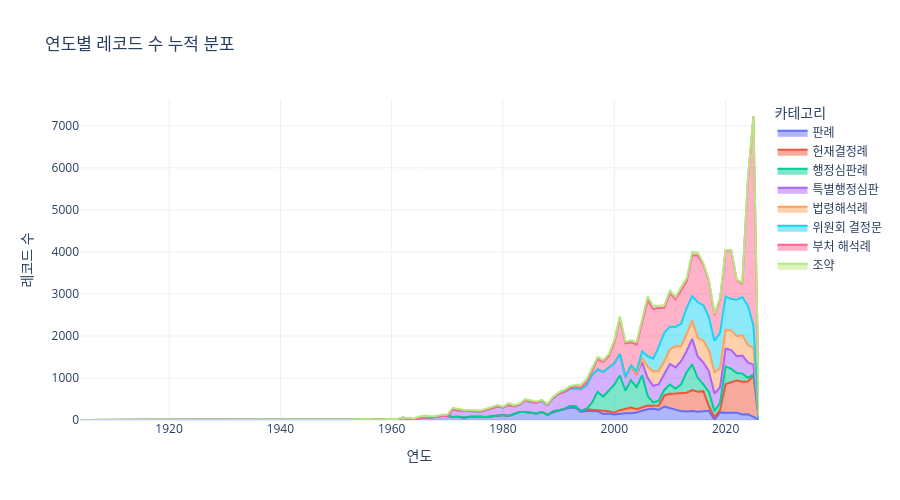

This figure's notebook cell:
### Code cell
# ── 연도별 레코드 수 누적 영역 차트 ─────────────────────
# 모든 카테고리의 연도별 분포를 stacked area로
year_data = []
for cat_key, tr in temporal_results.items():
    for year, count in tr["year_distribution"].items():
        year_data.append({
            "연도": int(year),
            "카테고리": tr["label"],
            "레코드 수": count,
        })

df_year = pd.DataFrame(year_data)

if not df_year.empty:
    fig = px.area(
        df_year,
        x="연도",
        y="레코드 수",
        color="카테고리",
        title="연도별 레코드 수 누적 분포",
        labels={"연도": "연도", "레코드 수": "레코드 수"},
    )
    fig.update_layout(height=500)
    fig.show()

### Figure 1 — Plotly figure (JSON) as saved in the notebook; plotly's stock layout.template omitted (floating-point values rounded to 4 significant figures)
{"data": [{"fillpattern": {"shape": ""}, "hovertemplate": "카테고리=판례<br>연도=%{x}<br>레코드 수=%{y}<extra></extra>", "legendgroup": "판례", "line": {"color": "#636efa"}, "marker": {"symbol": "circle"}, "mode": "lines", "name": "판례", "orientation": "v", "showlegend": true, "stackgroup": "1", "type": "scatter", "x": [1948, 1949, 1950, 1952, 1953, 1954, 1955, 1956, 1957, 1958, 1959, 1960, 1961, 1962, 1963, 1964, 1965, 1966, 1967, 1968, 1969, 1970, 1971, 1972, 1973, 1974, 1975, 1976, 1977, 1978, 1979, 1980, 1981, 1982, 1983, 1984, 1985, 1986, 1987, 1988, 1989, 1990, 1991, 1992, 1993, 1994, 1995, 1996, 1997, 1998, 1999, 2000, 2001, 2002, 2003, 2004, 2005, 2006, 2007, 2008, 2009, 2010, 2011, 2012, 2013, 2014, 2015, 2016, 2017, 2018, 2019, 2020, 2021, 2022, 2023, 2024, 2025], "xaxis": "x", "y": [2, 1, 1, 1, 3, 14, 25, 11, 11, 9, 20, 17, 10, 52, 33, 16, 34, 69, 62, 79, 93, 93, 69, 77, 56, 77, 83, 75, 71, 84, 96, 116, 97, 140, 188, 193, 181, 156, 191, 124, 184, 215, 244, 291, 296, 192, 219, 208, 209, 145, 157, 131, 151, 163, 162, 179, 222, 258, 268, 244, 322, 280, 248, 212, 203, 215, 195, 198, 218, 12, 181, 170, 167, 171, 133, 134, 73], "yaxis": "y"}, {"fillpattern": {"shape": ""}, "hovertemplate": "카테고리=헌재결정례<br>연도=%{x}<br>레코드 수=%{y}<extra></extra>", "legendgroup": "헌재결정례", "line": {"color": "#EF553B"}, "marker": {"symbol": "circle"}, "mode": "lines", "name": "헌재결정례", "orientation": "v", "showlegend": true, "stackgroup": "1", "type": "scatter", "x": [1989, 1990, 1991, 1992, 1993, 1994, 1995, 1996, 1997, 1998, 1999, 2000, 2001, 2002, 2003, 2004, 2005, 2006, 2007, 2008, 2009, 2010, 2011, 2012, 2013, 2014, 2015, 2016, 2017, 2018, 2019, 2020, 2021, 2022, 2023, 2024, 2025], "xaxis": "x", "y": [20, 21, 21, 38, 32, 30, 43, 38, 34, 78, 53, 43, 82, 109, 137, 79, 83, 86, 69, 103, 262, 346, 381, 427, 446, 499, 480, 489, 108, 57, 52, 684, 726, 770, 777, 779, 979], "yaxis": "y"}, {"fillpattern": {"shape": ""}, "hovertemplate": "카테고리=행정심판례<br>연도=%{x}<br>레코드 수=%{y}<extra></extra>", "legendgroup": "행정심판례", "line": {"color": "#00cc96"}, "marker": {"symbol": "circle"}, "mode": "lines", "name": "행정심판례", "orientation": "v", "showlegend": true, "stackgroup": "1", "type": "scatter", "x": [1996, 1997, 1998, 1999, 2000, 2001, 2002, 2003, 2004, 2005, 2006, 2007, 2008, 2009, 2010, 2011, 2012, 2013, 2014, 2015, 2016, 2017, 2018, 2019, 2020, 2021, 2022, 2023, 2024, 2025], "xaxis": "x", "y": [168, 426, 329, 498, 666, 825, 424, 650, 521, 759, 226, 79, 112, 138, 217, 115, 206, 488, 612, 323, 162, 343, 140, 172, 422, 326, 178, 194, 91, 33], "yaxis": "y"}, {"fillpattern": {"shape": ""}, "hovertemplate": "카테고리=특별행정심판<br>연도=%{x}<br>레코드 수=%{y}<extra></extra>", "legendgroup": "특별행정심판", "line": {"color": "#ab63fa"}, "marker": {"symbol": "circle"}, "mode": "lines", "name": "특별행정심판", "orientation": "v", "showlegend": true, "stackgroup": "1", "type": "scatter", "x": [1927, 1948, 1971, 1972, 1973, 1974, 1975, 1976, 1977, 1978, 1979, 1980, 1981, 1982, 1983, 1984, 1985, 1986, 1987, 1988, 1989, 1990, 1991, 1992, 1993, 1994, 1995, 1996, 1997, 1998, 1999, 2000, 2001, 2002, 2003, 2004, 2005, 2006, 2007, 2008, 2009, 2010, 2011, 2012, 2013, 2014, 2015, 2016, 2017, 2018, 2019, 2020, 2021, 2022, 2023, 2024, 2025], "xaxis": "x", "y": [1, 1, 183, 151, 163, 122, 123, 126, 165, 198, 224, 180, 262, 186, 179, 277, 246, 256, 264, 232, 317, 387, 402, 408, 416, 509, 560, 654, 536, 590, 529, 508, 515, 320, 312, 294, 311, 430, 396, 392, 377, 493, 507, 552, 505, 604, 514, 520, 490, 420, 374, 427, 444, 400, 431, 367, 231], "yaxis": "y"}, {"fillpattern": {"shape": ""}, "hovertemplate": "카테고리=법령해석례<br>연도=%{x}<br>레코드 수=%{y}<extra></extra>", "legendgroup": "법령해석례", "line": {"color": "#FFA15A"}, "marker": {"symbol": "circle"}, "mode": "lines", "name": "법령해석례", "orientation": "v", "showlegend": true, "stackgroup": "1", "type": "scatter", "x": [2005, 2006, 2007, 2008, 2009, 2010, 2011, 2012, 2013, 2014, 2015, 2016, 2017, 2018, 2019, 2020, 2021, 2022, 2023, 2024, 2025, 2026], "xaxis": "x", "y": [97, 265, 339, 320, 304, 346, 501, 358, 406, 434, 440, 529, 497, 504, 452, 453, 470, 476, 484, 415, 406, 9], "yaxis": "y"}, {"fillpattern": {"shape": ""}, "hovertemplate": "카테고리=위원회 결정문<br>연도=%{x}<br>레코드 수=%{y}<extra></extra>", "legendgroup": "위원회 결정문", "line": {"color": "#19d3f3"}, "marker": {"symbol": "circle"}, "mode": "lines", "name": "위원회 결정문", "orientation": "v", "showlegend": true, "stackgroup": "1", "type": "scatter", "x": [2002, 2003, 2004, 2005, 2006, 2007, 2008, 2009, 2010, 2011, 2012, 2013, 2014, 2015, 2016, 2017, 2018, 2019, 2020, 2021, 2022, 2023, 2024, 2025], "xaxis": "x", "y": [11, 40, 86, 161, 251, 306, 575, 675, 537, 461, 532, 621, 579, 849, 834, 788, 749, 842, 785, 744, 865, 907, 933, 525], "yaxis": "y"}, {"fillpattern": {"shape": ""}, "hovertemplate": "카테고리=부처 해석례<br>연도=%{x}<br>레코드 수=%{y}<extra></extra>", "legendgroup": "부처 해석례", "line": {"color": "#FF6692"}, "marker": {"symbol": "circle"}, "mode": "lines", "name": "부처 해석례", "orientation": "v", "showlegend": true, "stackgroup": "1", "type": "scatter", "x": [1965, 1984, 1985, 1986, 1987, 1988, 1989, 1990, 1991, 1992, 1993, 1994, 1995, 1996, 1997, 1998, 1999, 2000, 2001, 2002, 2003, 2004, 2005, 2006, 2007, 2008, 2009, 2010, 2011, 2012, 2013, 2014, 2015, 2016, 2017, 2018, 2019, 2020, 2021, 2022, 2023, 2024, 2025, 2026], "xaxis": "x", "y": [1, 1, 9, 10, 5, 7, 8, 2, 9, 21, 38, 36, 81, 99, 243, 245, 283, 494, 848, 797, 546, 636, 725, 1334, 1182, 920, 592, 797, 660, 799, 628, 975, 1114, 964, 864, 616, 792, 1094, 1161, 471, 312, 2979, 4977, 89], "yaxis": "y"}, {"fillpattern": {"shape": ""}, "hovertemplate": "카테고리=조약<br>연도=%{x}<br>레코드 수=%{y}<extra></extra>", "legendgroup": "조약", "line": {"color": "#B6E880"}, "marker": {"symbol": "circle"}, "mode": "lines", "name": "조약", "orientation": "v", "showlegend": true, "stackgroup": "1", "type": "scatter", "x": [1904, 1948, 1949, 1950, 1951, 1952, 1953, 1954, 1955, 1956, 1957, 1958, 1959, 1960, 1961, 1962, 1963, 1964, 1965, 1966, 1967, 1968, 1969, 1970, 1971, 1972, 1973, 1974, 1975, 1976, 1977, 1978, 1979, 1980, 1981, 1982, 1983, 1984, 1985, 1986, 1987, 1988, 1989, 1990, 1991, 1992, 1993, 1994, 1995, 1996, 1997, 1998, 1999, 2000, 2001, 2002, 2003, 2004, 2005, 2006, 2007, 2008, 2009, 2010, 2011, 2012, 2013, 2014, 2015, 2016, 2017, 2018, 2019, 2020, 2021, 2022, 2023, 2024, 2025], "xaxis": "x", "y": [1, 5, 5, 11, 6, 11, 5, 4, 2, 3, 3, 5, 6, 12, 16, 8, 13, 21, 47, 33, 30, 19, 31, 35, 40, 44, 18, 40, 29, 24, 33, 29, 36, 20, 41, 26, 22, 24, 22, 16, 21, 19, 26, 33, 38, 44, 54, 74, 63, 51, 52, 36, 43, 59, 46, 39, 49, 61, 69, 95, 69, 53, 61, 66, 50, 72, 74, 75, 67, 36, 24, 28, 43, 8, 5, 9, 31, 34, 9], "yaxis": "y"}], "layout": {"height": 500, "legend": {"title": {"text": "카테고리"}, "tracegroupgap": 0}, "title": {"text": "연도별 레코드 수 누적 분포"}, "xaxis": {"anchor": "y", "domain": [0, 1], "title": {"text": "연도"}}, "yaxis": {"anchor": "x", "domain": [0, 1], "title": {"text": "레코드 수"}}}}
